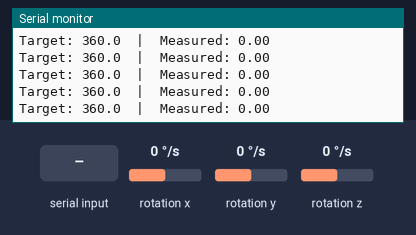
A sketch run on a simulated Arduino Nano 33 BLE. Parts: the last lines printed to the serial monitor. Inputs (shaded band) come from the test bench; at power-on: rotation z 0 °/s, rotation x 0 °/s, rotation y 0 °/s.

Above: at 2.5 s.
2.6 s: "r" received over Serial
4.1 s: rotation z set to -192 °/s
At 4.2 s:
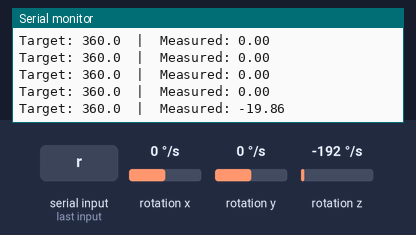
5.6 s: rotation z set to -100 °/s
At 5.65 s:
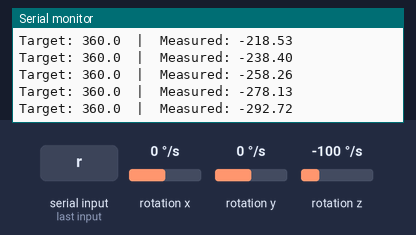
Timing chart, 0 to 8.6 s (numbered marks = the images above; inputs shaded):
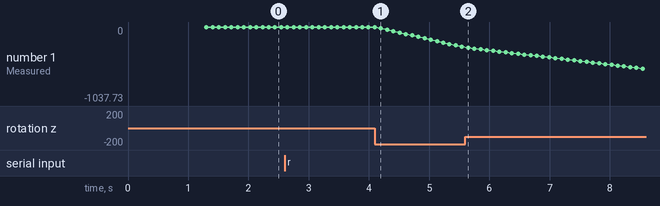

The sketch:

mbedos_gyro.ino
```cpp
#include <Arduino_LSM9DS1.h>

// --- Variables ---
float gyroBiasZ = 0;      // The average error when still
float currentAngleZ = 0;  // The accumulated angle
unsigned long prevTime = 0;

void setup() {
  Serial.begin(9600);
  while (!Serial);

  if (!IMU.begin()) {
    Serial.println("Failed to initialize IMU!");
    while (1);
  }

  // --- STEP 1: Calibrate Bias (Offset) ---
  Serial.println("Calibrating Gyro Bias... KEEP STILL!");

  float sumZ = 0;
  int sampleCount = 1000;

  for (int i = 0; i < sampleCount; i++) {
    while (!IMU.gyroscopeAvailable()); // Wait for new data
    float x, y, z;
    IMU.readGyroscope(x, y, z);
    sumZ += z;
  }

  gyroBiasZ = sumZ / sampleCount;

  Serial.print("Bias Found: ");
  Serial.println(gyroBiasZ);
  Serial.println("Start rotating the robot now.");
  Serial.println("Send 'r' in Serial Monitor to reset angle to 0.");

  prevTime = micros();
}

void loop() {
  // Check for serial command to reset angle
  if (Serial.available()) {
    char c = Serial.read();
    if (c == 'r') {
      currentAngleZ = 0;
      Serial.println("--- Angle Reset to 0 ---");
    }
  }

  // --- STEP 2: Read and Integrate ---
  if (IMU.gyroscopeAvailable()) {
    float x, y, z;
    IMU.readGyroscope(x, y, z);

    // 1. Calculate time passed (dt) in seconds
    unsigned long currentTime = micros();
    float dt = (currentTime - prevTime) / 1000000.0;
    prevTime = currentTime;

    // 2. Remove Bias
    float correctedZ = z - gyroBiasZ;

    // 3. Noise Gate (Optional but recommended)
    // If rotation is very slow (sensor noise), ignore it.
    if (abs(correctedZ) < 0.5) {
      correctedZ = 0;
    }

    // 4. Integrate: Angle = Angle + (Rate * Time)
    // The library returns degrees/second, so this results in Degrees.
    currentAngleZ += correctedZ * dt;

    // 5. Print Output
    // We print regularly, but not every single cycle to keep Serial readable
    static long printTimer = 0;
    if (millis() - printTimer > 100) {
      Serial.print("Target: 360.0  |  Measured: ");
      Serial.println(currentAngleZ, 2); // Print with 2 decimal places
      printTimer = millis();
    }
  }

  delay(10);
}
```

Measured:
- after the input at 4.1 s, the serial monitor: prints a new line after 0.10 s (image 1)
- plotted number 1: 0 → -278.13 after the input at 4.1 s
